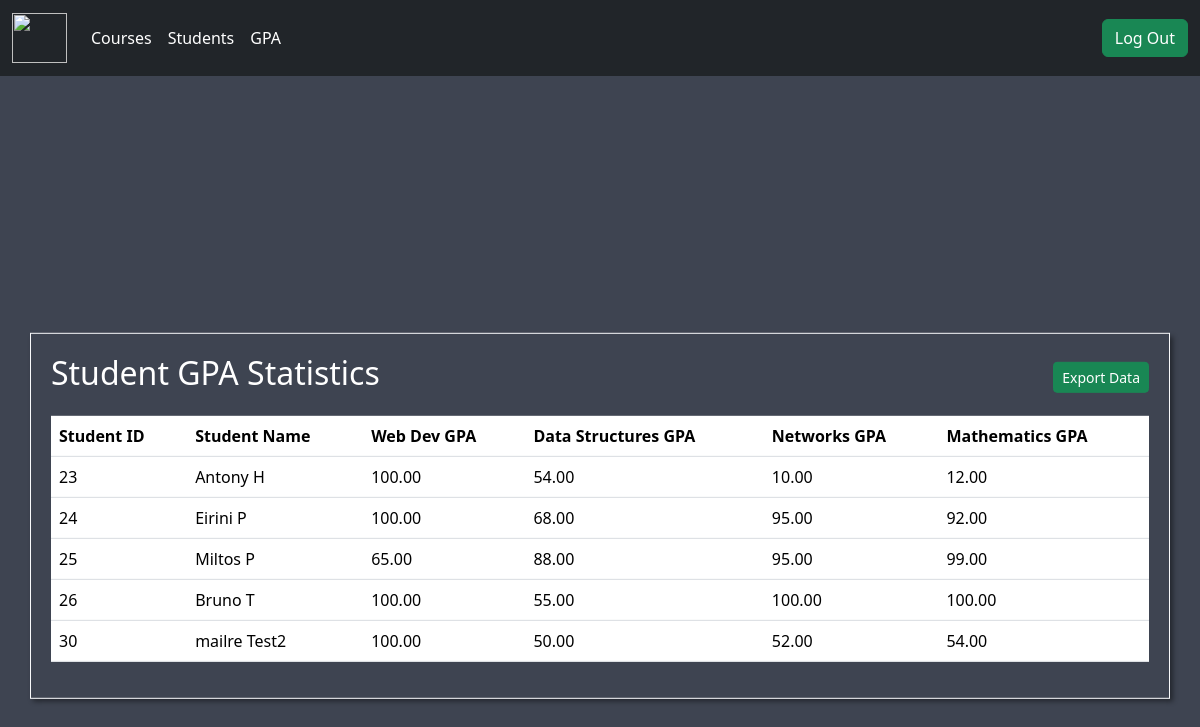
Page /display_gpa_all.php (signed in) on the earlier database version.
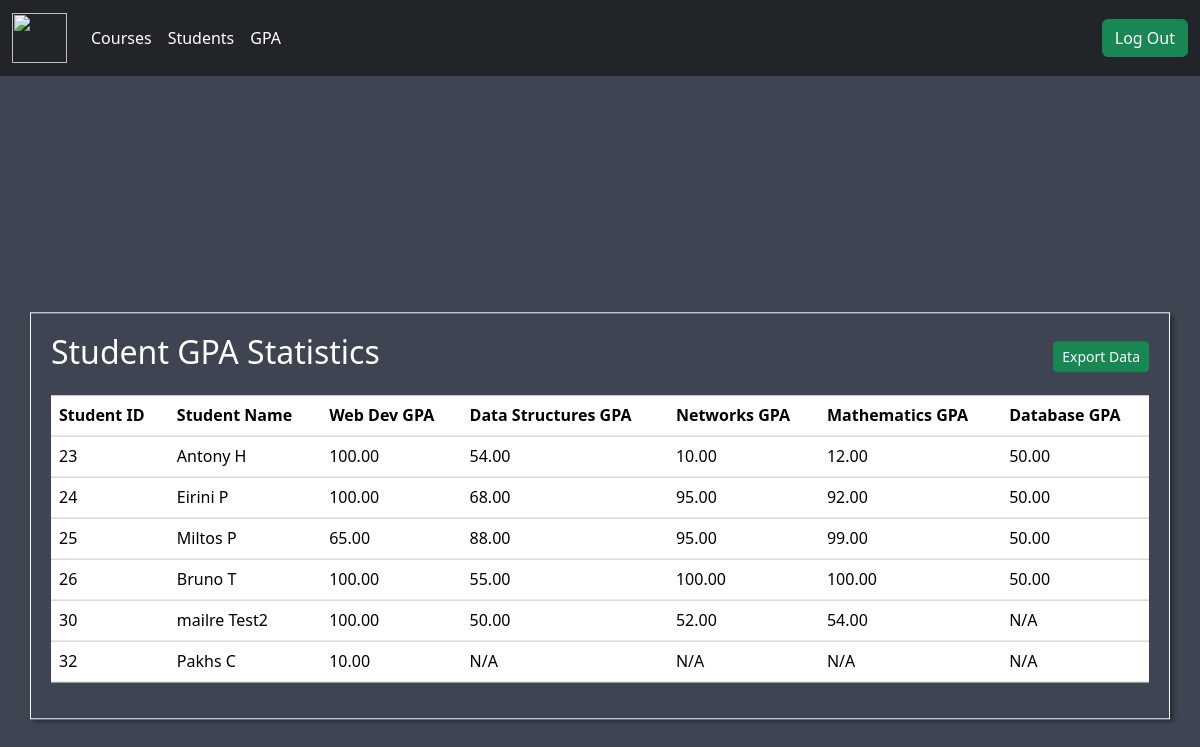
Same page on the later database version.
### tables this page shows
CREATE TABLE `Courses` (
  `CourseID` int(11) NOT NULL,
  `CourseName` varchar(50) DEFAULT NULL,
  `CourseCredits` int(11) DEFAULT NULL,
  `TeacherID` int(11) DEFAULT NULL
);

CREATE TABLE `Students` (
  `StudentID` int(11) NOT NULL,
  `FirstName` varchar(50) DEFAULT NULL,
  `LastName` varchar(50) DEFAULT NULL,
  `DateOfBirth` date DEFAULT NULL,
  `TeacherID` int(11) DEFAULT NULL
);

### gpa_functions.php (called while the page is built, shortened)
<?php
function calculateAndUpdateAllGPAs($conn) {
    $studentsQuery = "SELECT * FROM Students";
    $studentsResult = $conn->query($studentsQuery);
    $coursesQuery = "SELECT * FROM Courses";
    $coursesResult = $conn->query($coursesQuery);
}
calculateAndUpdateAllGPAs($conn);
?>

### display_gpa_all.php (the view, shortened to what this page needs)
<?php
$conn = OpenCon();
include 'gpa_functions.php';
$gpaQuery = "SELECT StudentID, CourseID, GPA FROM StudentAverages";
$gpaResult = $conn->query($gpaQuery);
$allGPA = array();
while ($row = $gpaResult->fetch_assoc()) {
    $allGPA[$row['StudentID']][$row['CourseID']] = $row['GPA'];
}
$studentsQuery = "SELECT * FROM Students";
$studentsResult = $conn->query($studentsQuery);
$allStudents = $studentsResult->fetch_all(MYSQLI_ASSOC);
$coursesQuery = "SELECT * FROM Courses";
$coursesResult = $conn->query($coursesQuery);
$allCourses = $coursesResult->fetch_all(MYSQLI_ASSOC);
?>
<!DOCTYPE html>
<html lang="en">
<head>
    <link href="https://cdn.jsdelivr.net/npm/bootstrap@5.3.2/dist/css/bootstrap.min.css" rel="stylesheet">
    <link rel="stylesheet" href="./main.css">
</head>
<body>
    <?php include 'nav.php' ?>
    <div class="container mt-4 cont position-absolute start-50  translate-middle border border border-light" style="margin-top: 440px !important;">
        <div class="d-flex justify-content-between align-items-center mb-3">
            <h2 style="color: white;">Student GPA Statistics</h2>
            <button id="exportPdfButton" class="btn btn-success btn-sm">Export Data</button>
        </div>
        <table class="table">
            <thead>
                <tr>
                    <th>Student ID</th>
                    <th>Student Name</th>
                    <?php
                    foreach ($allCourses as $course) {
                        echo "<th>{$course['CourseName']} GPA</th>";
                    }
                    ?>
                </tr>
            </thead>
            <tbody>
                <?php
                foreach ($allStudents as $student) {
                    echo "<tr>";
                    echo "<td>{$student['StudentID']}</td>";
                    echo "<td>{$student['FirstName']} {$student['LastName']}</td>";
                    foreach ($allCourses as $course) {
                        echo "<td>";
                        if (isset($allGPA[$student['StudentID']][$course['CourseID']])) {
                            echo number_format($allGPA[$student['StudentID']][$course['CourseID']], 2);
                        } else {
                            echo "N/A";
                        }
                        echo "</td>";
                    }
                    echo "</tr>";
                }
                ?>
            </tbody>
        </table>
    </div>
</body>
</html>

### nav.php (shortened to what this page needs)
<?php
$loggedIn = isset($_SESSION['logged_in']) && $_SESSION['logged_in'];
$homePageLink = $loggedIn ? './menu.php' : './index.php';
?>
<link rel="stylesheet" href="nav.css">
<nav class="navbar navbar-expand-lg bg-secondary-subtle">
    <div class="container-fluid">
        <a class="navbar-brand" href="<?php echo $homePageLink; ?>"><img class="main-nav-img" src="./professor.png"></a>
        <?php
        if ($loggedIn) {
            echo '<div class="collapse navbar-collapse" id="navbarNav">';
            echo '<ul class="navbar-nav">';
            echo '<li class="nav-item">';
            echo '<a class="nav-link active text-to-change" href="./courses.php">Courses</a>';
            echo '</li>';
            echo '<li class="nav-item">';
            echo '<a class="nav-link active text-to-change" href="./display_students.php">Students</a>';
            echo '</li>';
            echo '<li class="nav-item">';
            echo '<a class="nav-link active text-to-change" href="gpa_display.php">GPA</a>';
            echo '</li>';
            echo '</ul>';
            echo '<button class="btn btn-success ms-auto" data-bs-toggle="modal" data-bs-target="#logoutModal">';
            echo '<i class="bi bi-lock-fill"></i> Log Out';
            echo '</button>';
            echo '</div>';
        }
        ?>
    </div>
</nav>

### main.css (style rules this page uses)
html { background: #3e4451 !important; }
.cont { padding: 20px !important; display: flex; flex-direction: column; box-shadow: 3px 3px 5px #0000006e; margin-bottom: 50px !important; }

### nav.css (style rules this page uses)
.main-nav-img { width: 55px; height: 50px; }
.navbar { background-color: #212529 !important; }
.text-to-change { color: #fff !important; }

Differences in the rows shown:
added courses: CourseName "Database", $allGPA[$student['StudentID']][$course['CourseID']] "50.00", shows "N/A"
added students: StudentID "32", FirstName "Pakhs", LastName "C", StudentID.CourseID "10.00", courses (shows "N/A"), courses (shows "N/A"), courses (shows "N/A")
